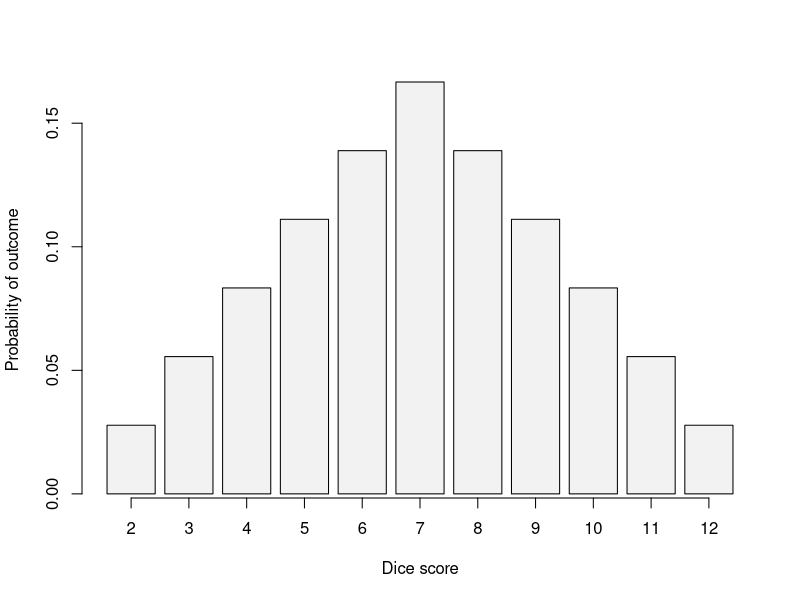
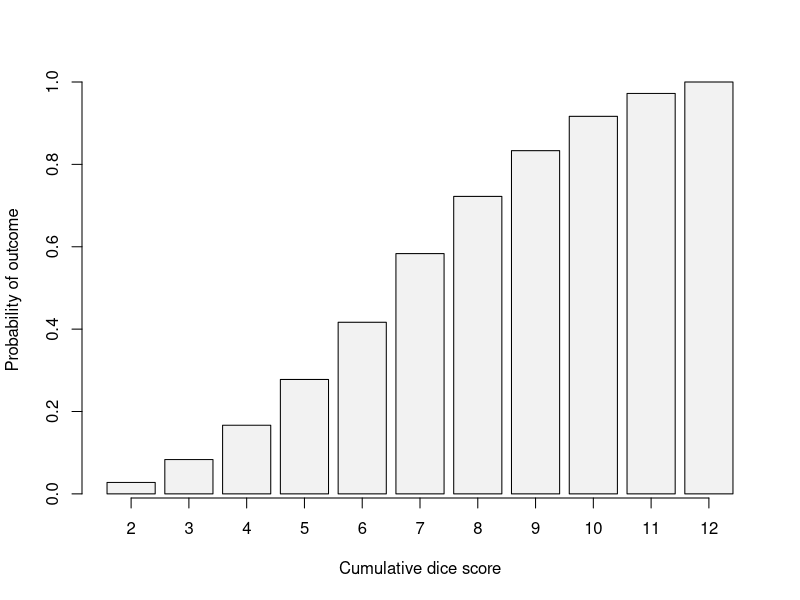
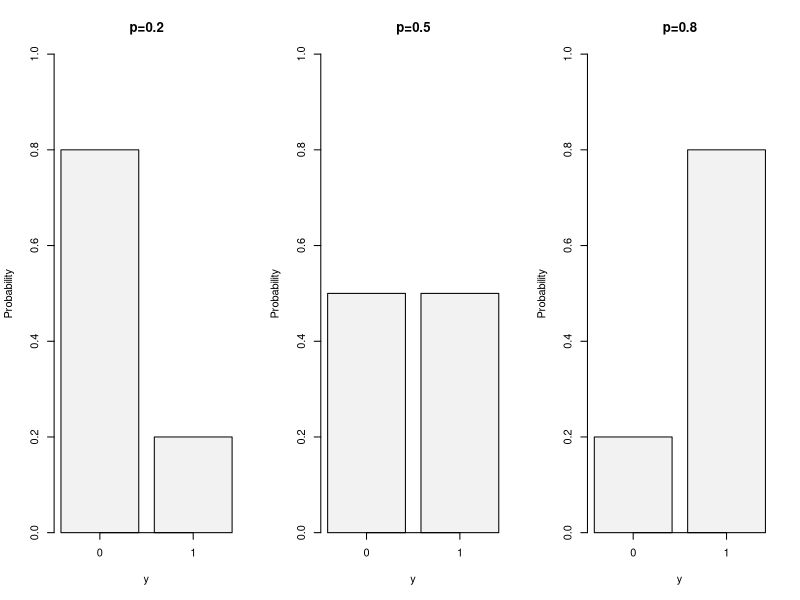
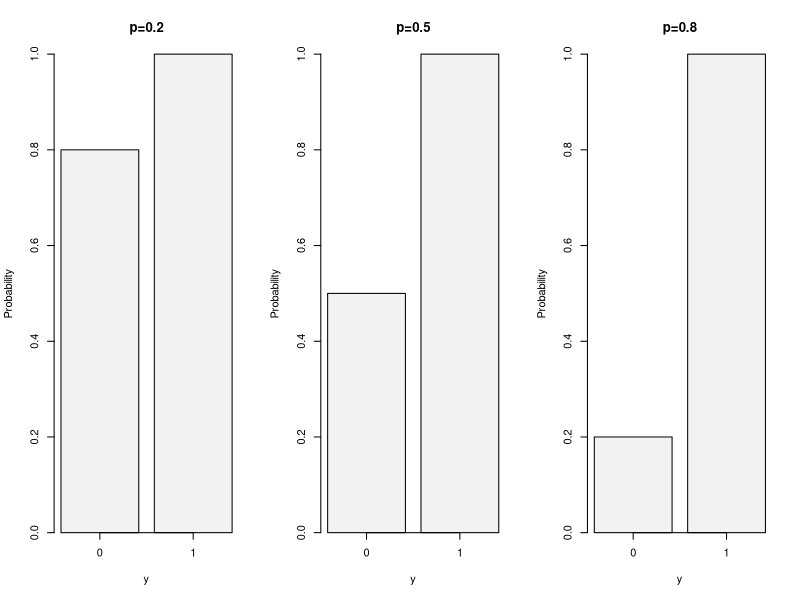
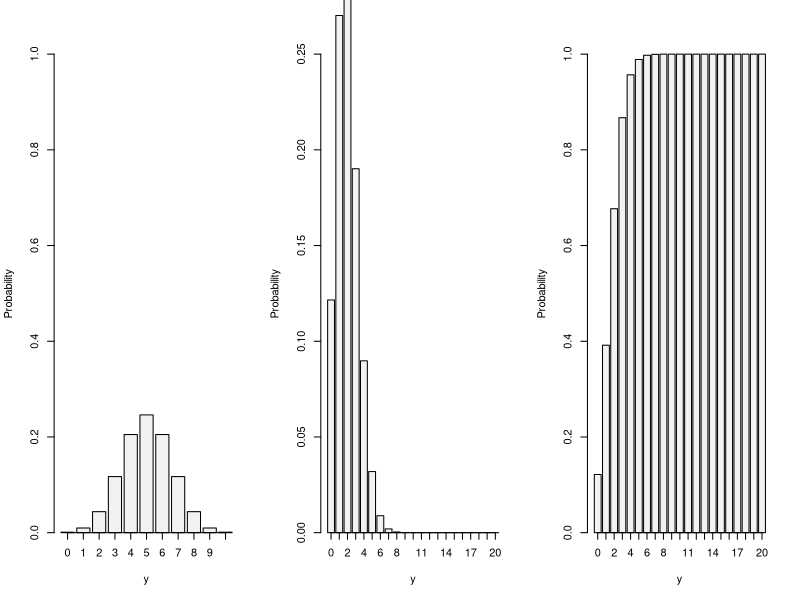
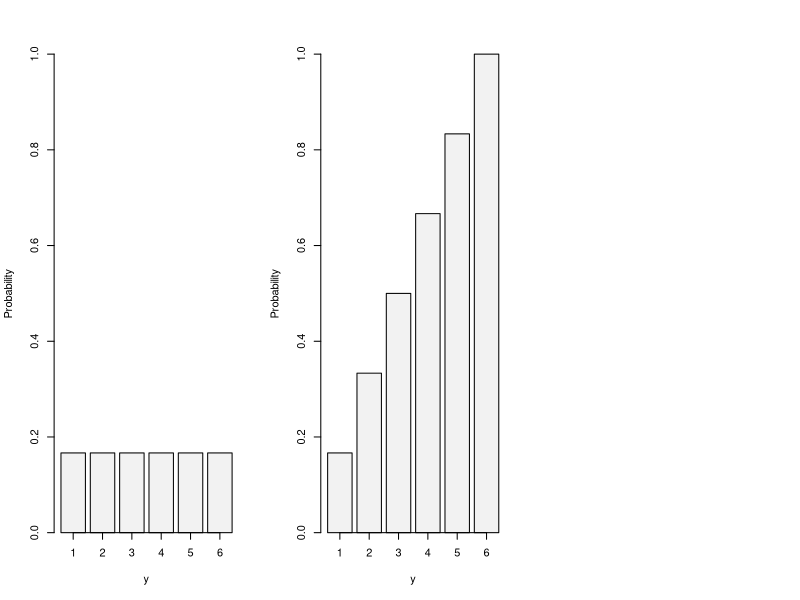

Recreate these plots in R, in order.
## ---- chunk 1
y <- c(1:6,5:1)/36
names(y) <- c(2:12)
yBarplot <- barplot(y, xlab="Dice score", ylab="Probability of outcome", col="grey95")
axis(1, at=yBarplot, labels=FALSE)
## ---- chunk 2
yBarplot <- barplot(cumsum(y), xlab="Cumulative dice score", ylab="Probability of outcome", col="grey95")
axis(1, at=yBarplot, labels=FALSE)
## ---- chunk 3
par(mfcol=c(1,3))
test <- barplot(dbinom(c(0,1), size=1, prob=0.2), ylim=c(0,1),
                ylab="Probability",xlab="y",
                main="p=0.2", col="grey95")
axis(side=1,at=test,labels=c(0,1))

test <- barplot(dbinom(c(0,1), size=1, prob=0.5), ylim=c(0,1),
                ylab="Probability",xlab="y",
                main="p=0.5", col="grey95")
axis(side=1,at=test,labels=c(0,1))

test <- barplot(dbinom(c(0,1), size=1, prob=0.8), ylim=c(0,1),
                ylab="Probability",xlab="y",
                main="p=0.8", col="grey95")
axis(side=1,at=test,labels=c(0,1))
## ---- chunk 4
par(mfcol=c(1,3))
test <- barplot(pbinom(c(0,1), size=1, prob=0.2), ylim=c(0,1),
                ylab="Probability",xlab="y",
                main="p=0.2", col="grey95")
axis(side=1,at=test,labels=c(0,1))

test <- barplot(pbinom(c(0,1), size=1, prob=0.5), ylim=c(0,1),
                ylab="Probability",xlab="y",
                main="p=0.5", col="grey95")
axis(side=1,at=test,labels=c(0,1))

test <- barplot(pbinom(c(0,1), size=1, prob=0.8), ylim=c(0,1),
                ylab="Probability",xlab="y",
                main="p=0.8", col="grey95")
axis(side=1,at=test,labels=c(0,1))
## ---- chunk 5
test <- barplot(dbinom(c(0:10), size=10, prob=0.5), ylim=c(0,1),
                ylab="Probability",xlab="y",
                main="", col="grey95")
axis(side=1,at=test,labels=c(0:10))
## ---- chunk 6
factorial(10)/(factorial(c(0:10))*factorial(10-c(0:10))) |>
    setNames(nm=c(0:10))
## ---- chunk 7
round((factorial(10) /
           (factorial(c(0:10))*factorial(10-c(0:10)))) /
          1024,3) |>
    setNames(nm=c(0:10))
## ---- chunk 8
test <- barplot(dbinom(c(0:20), size=20, prob=0.1),
                ylab="Probability",xlab="y", ylim=c(0,0.25),
                main="", col="grey95")
axis(side=1,at=test,labels=c(0:20))
## ---- chunk 9
test <- barplot(pbinom(c(0:20), size=20, prob=0.1),
                ylab="Probability",xlab="y", ylim=c(0,1),
                main="", col="grey95")
axis(side=1,at=test,labels=c(0:20))
## ---- chunk 10
pbinom(6, size=20, prob=0.1)
## ---- chunk 11
test <- barplot(rep(1/6,6), ylim=c(0,1),
                ylab="Probability",xlab="y", col="grey95")
axis(side=1,at=test,labels=c(1:6))
## ---- chunk 12
test <- barplot(cumsum(rep(1/6,6)), ylim=c(0,1),
                ylab="Probability",xlab="y", col="grey95")
axis(side=1,at=test,labels=c(1:6))
